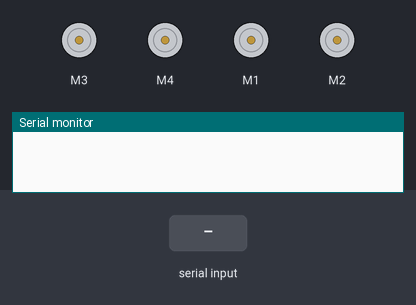
Recording of a sketch running on a simulated Arduino Uno, built with avr-gcc and run on an emulated ATmega328P. Shown: 4 × DC motor (green arrow = forward, orange = backward, longer = faster), the last lines printed to the serial monitor. Inputs (shaded band) come from the test bench.

Above: at 1.2 s.
1.3 s: "d\n" received over Serial
At 1.8 s:
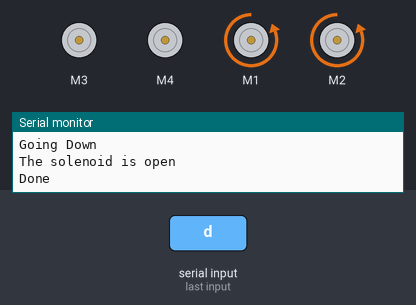
3.0 s: "o\n" received over Serial
At 4.2 s:
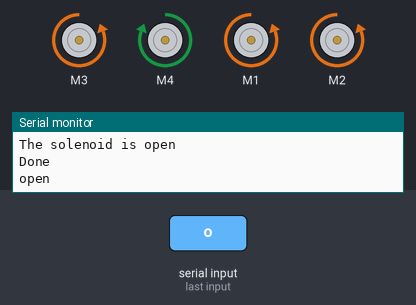
4.5 s: "c\n" received over Serial
At 5.3 s:
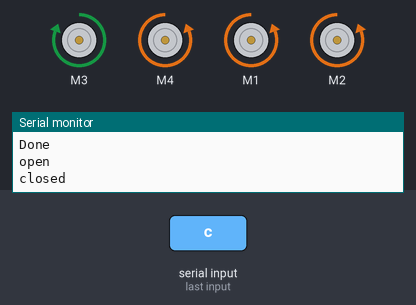
6.0 s: "D\n" received over Serial
At 6.15 s:
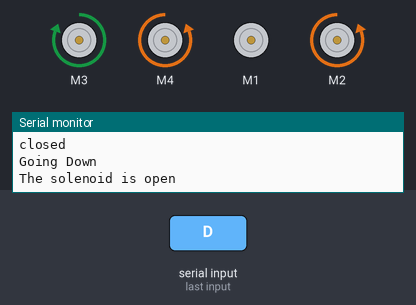
7.7 s: byte 10 ('\n') received over Serial
At 8.9 s:
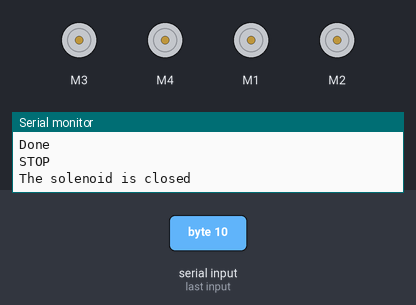
9.2 s: "O\n" received over Serial
At 10.2 s:
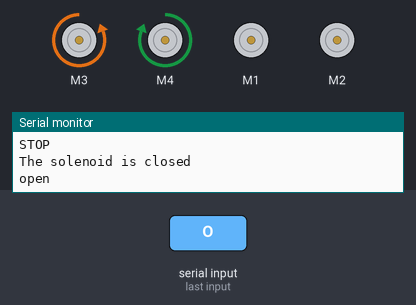
Timing chart, 0 to 11.7 s (numbered marks = the images above; inputs shaded):
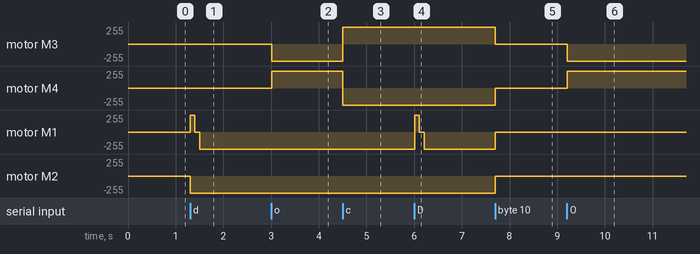

Measured:
- after the input at 1.3 s, motor M1: stopped → forward 255/255 at once, → stopped 0.10 s later, → backward 255/255 0.10 s later; motor M2: stopped → backward 255/255 at once
- after the input at 3.0 s, motor M3: stopped → backward 255/255 at once; motor M4: stopped → forward 255/255 at once
- after the input at 4.5 s, motor M3: backward 255/255 → forward 255/255 at once; motor M4: forward 255/255 → backward 255/255 at once
- after the input at 6.0 s, motor M1: backward 255/255 → forward 255/255 at once, → stopped 0.10 s later, → backward 255/255 0.10 s later
- after the input at 7.7 s, motor M3: forward 255/255 → stopped at once; motor M4, motor M1, motor M2: backward 255/255 → stopped at once
- after the input at 9.2 s, motor M3: stopped → backward 255/255 at once; motor M4: stopped → forward 255/255 at once

The sketch:

two_DC_OR_one_DC_with_solenoid.ino
```cpp
/* This code used for two purposes:
 *  first - two DC motors that located face to face acting as bidireciobal lead screw
 *  second - one DC motor with selonoid attached to it an work as one direction stopper
 *  all writen by Ran Cohen
 */

#include <Wire.h>
#include <Adafruit_MotorShield.h>
#include "utility/Adafruit_MS_PWMServoDriver.h"

Adafruit_MotorShield AFMS = Adafruit_MotorShield();
Adafruit_DCMotor *leftMotor  = AFMS.getMotor(3);
Adafruit_DCMotor *rightMotor = AFMS.getMotor(4);
Adafruit_DCMotor *pullyMotor = AFMS.getMotor(1);
Adafruit_DCMotor *solenoid   = AFMS.getMotor(2);

String inputString = "";
bool stringComplete = false;

void setup()
{
  Serial.begin(115200);
  inputString.reserve(200);
  AFMS.begin();
  leftMotor->setSpeed(255);
  rightMotor->setSpeed(255);
  pullyMotor->setSpeed(255);
  solenoid->setSpeed(255);
}

void loop()
{
  if (stringComplete)
  {
    // if(inputString.equals("o\n") || inputString.equals("O\n"))
    if(inputString == "o" || inputString =="O")
    {
      Serial.println("open");
      leftMotor->run(BACKWARD);
      rightMotor->run(FORWARD);
    }
    else if(inputString == "c" || inputString == "C")
    {
      Serial.println("closed");
      leftMotor->run(FORWARD);
      rightMotor->run(BACKWARD);
    }
    else if(inputString == "d" || inputString == "D")
    {
      Serial.println("Going Down");
      pullyDown();
      Serial.println("Done");
    }
    else if(inputString == "s" || inputString == "S")
    {
      openSolenoid();
    }
    else
    {
      Serial.println("STOP");
      leftMotor->run(RELEASE);
      rightMotor->run(RELEASE);
      pullyMotor->run(RELEASE);
      closeSolenoid();
    }
  }
  inputString = "";
  stringComplete = false;
  delay(10);
}


void serialEvent()
{
  while(Serial.available())
  {
    char inChar = (char)Serial.read();
    inputString += inChar;
    if (inChar == '\n')
    {
      inputString.trim();
      stringComplete = true;
    }
  }
}

void openSolenoid()
{
  solenoid->run(BACKWARD);
  Serial.println("The solenoid is open");
}

void closeSolenoid()
{
  solenoid->run(RELEASE);
  Serial.println("The solenoid is closed");
}

void pullyDown()
{
  pullyMotor->run(FORWARD);
  openSolenoid();
  delay(100);
  pullyMotor->run(RELEASE);
  delay(100);
  pullyMotor->run(BACKWARD);
}
```
